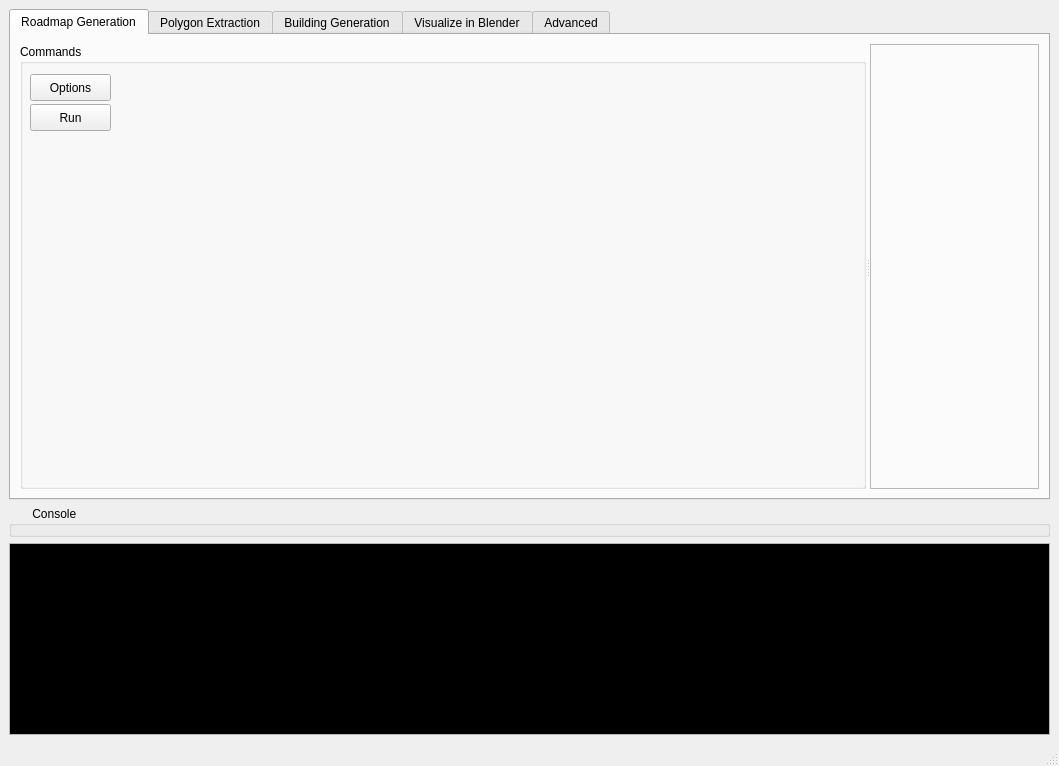
<?xml version="1.0" encoding="UTF-8"?>
<ui version="4.0">
 <class>MainWindow</class>
 <widget class="QMainWindow" name="MainWindow">
  <property name="geometry">
   <rect>
    <x>0</x>
    <y>0</y>
    <width>1059</width>
    <height>766</height>
   </rect>
  </property>
  <property name="windowTitle">
   <string>Meraki Procedural Map Generation</string>
  </property>
  <widget class="QWidget" name="Centralwidget">
   <layout class="QGridLayout" name="gridLayout">
    <item row="4" column="0">
     <widget class="QPlainTextEdit" name="console">
      <property name="palette">
       <palette>
        <active>
         <colorrole role="WindowText">
          <brush brushstyle="SolidPattern">
           <color alpha="255">
            <red>255</red>
            <green>255</green>
            <blue>255</blue>
           </color>
          </brush>
         </colorrole>
         <colorrole role="Light">
          <brush brushstyle="SolidPattern">
           <color alpha="255">
            <red>0</red>
            <green>0</green>
            <blue>0</blue>
           </color>
          </brush>
         </colorrole>
         <colorrole role="Text">
          <brush brushstyle="SolidPattern">
           <color alpha="255">
            <red>255</red>
            <green>255</green>
            <blue>255</blue>
           </color>
          </brush>
         </colorrole>
         <colorrole role="ButtonText">
          <brush brushstyle="SolidPattern">
           <color alpha="255">
            <red>255</red>
            <green>255</green>
            <blue>255</blue>
           </color>
          </brush>
         </colorrole>
         <colorrole role="Base">
          <brush brushstyle="SolidPattern">
           <color alpha="255">
            <red>0</red>
            <green>0</green>
            <blue>0</blue>
           </color>
          </brush>
         </colorrole>
        </active>
        <inactive>
         <colorrole role="WindowText">
          <brush brushstyle="SolidPattern">
           <color alpha="255">
            <red>255</red>
            <green>255</green>
            <blue>255</blue>
           </color>
          </brush>
         </colorrole>
         <colorrole role="Light">
          <brush brushstyle="SolidPattern">
           <color alpha="255">
            <red>0</red>
            <green>0</green>
            <blue>0</blue>
           </color>
          </brush>
         </colorrole>
         <colorrole role="Text">
          <brush brushstyle="SolidPattern">
           <color alpha="255">
            <red>255</red>
            <green>255</green>
            <blue>255</blue>
           </color>
          </brush>
         </colorrole>
         <colorrole role="ButtonText">
          <brush brushstyle="SolidPattern">
           <color alpha="255">
            <red>255</red>
            <green>255</green>
            <blue>255</blue>
           </color>
          </brush>
         </colorrole>
         <colorrole role="Base">
          <brush brushstyle="SolidPattern">
           <color alpha="255">
            <red>0</red>
            <green>0</green>
            <blue>0</blue>
           </color>
          </brush>
         </colorrole>
        </inactive>
        <disabled>
         <colorrole role="WindowText">
          <brush brushstyle="SolidPattern">
           <color alpha="255">
            <red>159</red>
            <green>158</green>
            <blue>158</blue>
           </color>
          </brush>
         </colorrole>
         <colorrole role="Light">
          <brush brushstyle="SolidPattern">
           <color alpha="255">
            <red>0</red>
            <green>0</green>
            <blue>0</blue>
           </color>
          </brush>
         </colorrole>
         <colorrole role="Text">
          <brush brushstyle="SolidPattern">
           <color alpha="255">
            <red>159</red>
            <green>158</green>
            <blue>158</blue>
           </color>
          </brush>
         </colorrole>
         <colorrole role="ButtonText">
          <brush brushstyle="SolidPattern">
           <color alpha="255">
            <red>159</red>
            <green>158</green>
            <blue>158</blue>
           </color>
          </brush>
         </colorrole>
         <colorrole role="Base">
          <brush brushstyle="SolidPattern">
           <color alpha="255">
            <red>255</red>
            <green>255</green>
            <blue>255</blue>
           </color>
          </brush>
         </colorrole>
        </disabled>
       </palette>
      </property>
     </widget>
    </item>
    <item row="3" column="0">
     <widget class="QGroupBox" name="console_header">
      <property name="palette">
       <palette>
        <active>
         <colorrole role="Light">
          <brush brushstyle="SolidPattern">
           <color alpha="255">
            <red>189</red>
            <green>189</green>
            <blue>189</blue>
           </color>
          </brush>
         </colorrole>
         <colorrole role="Base">
          <brush brushstyle="SolidPattern">
           <color alpha="255">
            <red>180</red>
            <green>180</green>
            <blue>180</blue>
           </color>
          </brush>
         </colorrole>
        </active>
        <inactive>
         <colorrole role="Light">
          <brush brushstyle="SolidPattern">
           <color alpha="255">
            <red>189</red>
            <green>189</green>
            <blue>189</blue>
           </color>
          </brush>
         </colorrole>
         <colorrole role="Base">
          <brush brushstyle="SolidPattern">
           <color alpha="255">
            <red>180</red>
            <green>180</green>
            <blue>180</blue>
           </color>
          </brush>
         </colorrole>
        </inactive>
        <disabled>
         <colorrole role="Light">
          <brush brushstyle="SolidPattern">
           <color alpha="255">
            <red>189</red>
            <green>189</green>
            <blue>189</blue>
           </color>
          </brush>
         </colorrole>
         <colorrole role="Base">
          <brush brushstyle="SolidPattern">
           <color alpha="255">
            <red>255</red>
            <green>255</green>
            <blue>255</blue>
           </color>
          </brush>
         </colorrole>
        </disabled>
       </palette>
      </property>
      <property name="title">
       <string>       Console</string>
      </property>
     </widget>
    </item>
    <item row="2" column="0">
     <widget class="QTabWidget" name="tabWidget">
      <property name="sizePolicy">
       <sizepolicy hsizetype="Preferred" vsizetype="Preferred">
        <horstretch>3</horstretch>
        <verstretch>3</verstretch>
       </sizepolicy>
      </property>
      <property name="minimumSize">
       <size>
        <width>981</width>
        <height>0</height>
       </size>
      </property>
      <property name="currentIndex">
       <number>0</number>
      </property>
      <property name="iconSize">
       <size>
        <width>16</width>
        <height>16</height>
       </size>
      </property>
      <widget class="QWidget" name="roadmap_tab">
       <attribute name="title">
        <string>Roadmap Generation</string>
       </attribute>
       <layout class="QGridLayout" name="gridLayout_2">
        <item row="0" column="0">
         <widget class="QSplitter" name="roadmap_splitter">
          <property name="orientation">
           <enum>Qt::Horizontal</enum>
          </property>
          <property name="childrenCollapsible">
           <bool>false</bool>
          </property>
          <widget class="QGroupBox" name="roadmap_group">
           <property name="title">
            <string>Commands</string>
           </property>
           <widget class="QPushButton" name="roadmap_Options">
            <property name="geometry">
             <rect>
              <x>10</x>
              <y>30</y>
              <width>81</width>
              <height>27</height>
             </rect>
            </property>
            <property name="text">
             <string>Options</string>
            </property>
           </widget>
           <widget class="QPushButton" name="roadmap_Run">
            <property name="geometry">
             <rect>
              <x>10</x>
              <y>60</y>
              <width>81</width>
              <height>27</height>
             </rect>
            </property>
            <property name="text">
             <string>Run</string>
            </property>
           </widget>
          </widget>
          <widget class="QFrame" name="roadmap_frame">
           <property name="frameShape">
            <enum>QFrame::StyledPanel</enum>
           </property>
           <property name="frameShadow">
            <enum>QFrame::Raised</enum>
           </property>
           <layout class="QGridLayout" name="gridLayout_7">
            <item row="0" column="0">
             <widget class="matplotlibWidget" name="roadmap_widget" native="true">
              <property name="sizePolicy">
               <sizepolicy hsizetype="Preferred" vsizetype="Preferred">
                <horstretch>100</horstretch>
                <verstretch>0</verstretch>
               </sizepolicy>
              </property>
             </widget>
            </item>
           </layout>
          </widget>
         </widget>
        </item>
       </layout>
      </widget>
      <widget class="QWidget" name="polygons_tab">
       <attribute name="title">
        <string>Polygon Extraction</string>
       </attribute>
       <layout class="QGridLayout" name="gridLayout_3">
        <item row="0" column="0">
         <widget class="QSplitter" name="polygons_splitter">
          <property name="orientation">
           <enum>Qt::Horizontal</enum>
          </property>
          <property name="childrenCollapsible">
           <bool>false</bool>
          </property>
          <widget class="QGroupBox" name="polygons_group">
           <property name="title">
            <string>Commands</string>
           </property>
           <widget class="QPushButton" name="polygons_Options">
            <property name="geometry">
             <rect>
              <x>10</x>
              <y>30</y>
              <width>81</width>
              <height>27</height>
             </rect>
            </property>
            <property name="text">
             <string>Options</string>
            </property>
           </widget>
           <widget class="QPushButton" name="polygons_Run">
            <property name="geometry">
             <rect>
              <x>10</x>
              <y>60</y>
              <width>81</width>
              <height>27</height>
             </rect>
            </property>
            <property name="text">
             <string>Run</string>
            </property>
           </widget>
          </widget>
          <widget class="QFrame" name="polygons_frame">
           <property name="frameShape">
            <enum>QFrame::StyledPanel</enum>
           </property>
           <property name="frameShadow">
            <enum>QFrame::Raised</enum>
           </property>
           <layout class="QGridLayout" name="gridLayout_8">
            <item row="0" column="0">
             <widget class="matplotlibWidget" name="polygons_widget" native="true"/>
            </item>
           </layout>
          </widget>
         </widget>
        </item>
       </layout>
      </widget>
      <widget class="QWidget" name="building_generation_tab">
       <attribute name="title">
        <string>Building Generation</string>
       </attribute>
       <layout class="QGridLayout" name="gridLayout_4">
        <item row="0" column="0">
         <widget class="QSplitter" name="building_generation_splitter">
          <property name="orientation">
           <enum>Qt::Horizontal</enum>
          </property>
          <property name="childrenCollapsible">
           <bool>false</bool>
          </property>
          <widget class="QGroupBox" name="building_generation_group">
           <property name="title">
            <string>Commands</string>
           </property>
           <widget class="QPushButton" name="building_generation_Options">
            <property name="geometry">
             <rect>
              <x>10</x>
              <y>30</y>
              <width>81</width>
              <height>27</height>
             </rect>
            </property>
            <property name="text">
             <string>Options</string>
            </property>
           </widget>
           <widget class="QPushButton" name="building_generation_Run">
            <property name="geometry">
             <rect>
              <x>10</x>
              <y>60</y>
              <width>81</width>
              <height>27</height>
             </rect>
            </property>
            <property name="text">
             <string>Run</string>
            </property>
           </widget>
          </widget>
          <widget class="QFrame" name="building_generation_frame">
           <property name="frameShape">
            <enum>QFrame::StyledPanel</enum>
           </property>
           <property name="frameShadow">
            <enum>QFrame::Raised</enum>
           </property>
           <layout class="QGridLayout" name="gridLayout_9">
            <item row="0" column="0">
             <widget class="matplotlibWidget" name="building_generation_widget" native="true"/>
            </item>
           </layout>
          </widget>
         </widget>
        </item>
       </layout>
      </widget>
      <widget class="QWidget" name="visualization_tab">
       <attribute name="title">
        <string>Visualize in Blender</string>
       </attribute>
       <layout class="QGridLayout" name="gridLayout_5">
        <item row="0" column="0">
         <widget class="QSplitter" name="visualization_splitter">
          <property name="orientation">
           <enum>Qt::Horizontal</enum>
          </property>
          <property name="childrenCollapsible">
           <bool>false</bool>
          </property>
          <widget class="QGroupBox" name="visualization_group">
           <property name="title">
            <string>Commands</string>
           </property>
           <widget class="QPushButton" name="visualization_Options">
            <property name="geometry">
             <rect>
              <x>10</x>
              <y>30</y>
              <width>81</width>
              <height>27</height>
             </rect>
            </property>
            <property name="text">
             <string>Options</string>
            </property>
           </widget>
           <widget class="QPushButton" name="visualization_Run">
            <property name="geometry">
             <rect>
              <x>10</x>
              <y>60</y>
              <width>81</width>
              <height>27</height>
             </rect>
            </property>
            <property name="text">
             <string>Run</string>
            </property>
           </widget>
          </widget>
          <widget class="QFrame" name="visualization_frame">
           <property name="frameShape">
            <enum>QFrame::StyledPanel</enum>
           </property>
           <property name="frameShadow">
            <enum>QFrame::Raised</enum>
           </property>
          </widget>
         </widget>
        </item>
       </layout>
      </widget>
      <widget class="QWidget" name="advanced_tab">
       <attribute name="title">
        <string>Advanced</string>
       </attribute>
       <layout class="QGridLayout" name="gridLayout_6">
        <item row="0" column="0">
         <widget class="QGroupBox" name="advanced_group">
          <property name="title">
           <string>Commands</string>
          </property>
          <widget class="QPushButton" name="clean_directories">
           <property name="geometry">
            <rect>
             <x>10</x>
             <y>30</y>
             <width>201</width>
             <height>27</height>
            </rect>
           </property>
           <property name="text">
            <string>Clean Directories</string>
           </property>
          </widget>
          <widget class="QPushButton" name="run_tests">
           <property name="geometry">
            <rect>
             <x>10</x>
             <y>60</y>
             <width>201</width>
             <height>27</height>
            </rect>
           </property>
           <property name="text">
            <string>Run Tests</string>
           </property>
          </widget>
         </widget>
        </item>
       </layout>
      </widget>
     </widget>
    </item>
   </layout>
  </widget>
  <widget class="QStatusBar" name="statusBar"/>
 </widget>
 <customwidgets>
  <customwidget>
   <class>matplotlibWidget</class>
   <extends>QWidget</extends>
   <header>GUI</header>
   <container>1</container>
  </customwidget>
 </customwidgets>
 <resources/>
 <connections/>
</ui>
